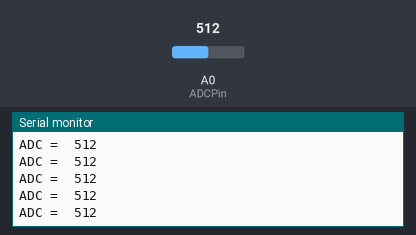
Bench run of a sketch on a simulated ESP8266 (NodeMCU). Parts: the last lines printed to the serial monitor. The inputs (shaded band) are chosen by the test bench; at power-on: A0 (ADCPin) = 512. WiFi joins after 1.5 s; servers stay silent unless stated.

Above: at 3.0 s.
3.1 s: A0 (ADCPin) set to 108
At 4.2 s:
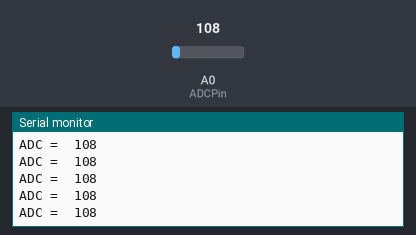
6.1 s: A0 (ADCPin) set to 94
At 7.0 s:
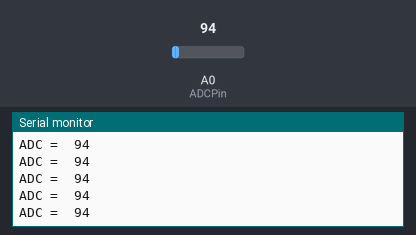
Timing chart, 0 to 9.1 s (numbered marks = the images above; inputs shaded):
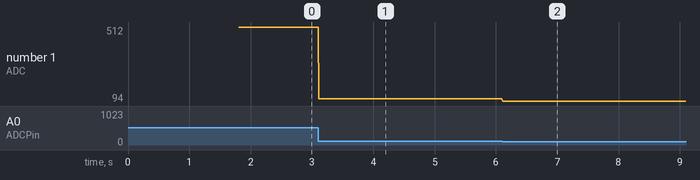

The sketch:

Lab6.ino
```cpp
#define BLYNK_PRINT Serial
#include <ESP8266WiFi.h>
#include <BlynkSimpleEsp8266.h>
#define ADCPin A0
int ADCValue;
char auth[] = "eRu44_yC3a4Hp0iQReVDAhs6RySawNY5";
char ssid[] = "Peeranat";
char pass[] = "Peeranat";
void setup()
{
  Serial.begin(9600);
  Blynk.begin(auth, ssid, pass,"elec.cmtc.ac.th",8080);
}
void loop()
{
  Blynk.run();
  ADCValue = analogRead(ADCPin);
  Serial.print("ADC =  ");
  Serial.println(ADCValue);
}
```

Measured:
- after the input at 3.1 s, the serial monitor: prints a new line at once (image 1)
- after the input at 6.1 s, the serial monitor: prints a new line at once (image 2)
- plotted number 1: 512 → 108 after the input at 3.1 s, 108 → 94 after the input at 6.1 s
